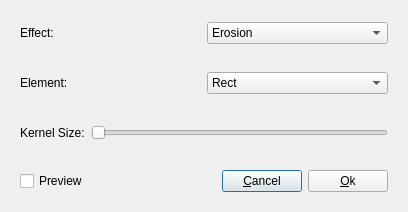
<?xml version="1.0" encoding="UTF-8"?>
<ui version="4.0">
 <class>AdjustDialog</class>
 <widget class="QDialog" name="AdjustDialog">
  <property name="geometry">
   <rect>
    <x>0</x>
    <y>0</y>
    <width>408</width>
    <height>212</height>
   </rect>
  </property>
  <property name="sizePolicy">
   <sizepolicy hsizetype="Preferred" vsizetype="MinimumExpanding">
    <horstretch>0</horstretch>
    <verstretch>0</verstretch>
   </sizepolicy>
  </property>
  <property name="windowTitle">
   <string>Adjust Dialog</string>
  </property>
  <layout class="QVBoxLayout" name="verticalLayout_2">
   <item>
    <layout class="QVBoxLayout" name="verticalLayout">
     <item>
      <widget class="QWidget" name="typeWidget" native="true">
       <property name="sizePolicy">
        <sizepolicy hsizetype="Preferred" vsizetype="Preferred">
         <horstretch>0</horstretch>
         <verstretch>0</verstretch>
        </sizepolicy>
       </property>
       <layout class="QHBoxLayout" name="horizontalLayout_4">
        <item>
         <layout class="QHBoxLayout" name="horizontalLayout">
          <item>
           <widget class="QLabel" name="label">
            <property name="text">
             <string>Effect:</string>
            </property>
           </widget>
          </item>
          <item>
           <widget class="QComboBox" name="comboType">
            <item>
             <property name="text">
              <string>Erosion</string>
             </property>
            </item>
            <item>
             <property name="text">
              <string>Dilation</string>
             </property>
            </item>
           </widget>
          </item>
         </layout>
        </item>
       </layout>
      </widget>
     </item>
     <item>
      <widget class="QWidget" name="elementWidget" native="true">
       <layout class="QHBoxLayout" name="horizontalLayout_5">
        <item>
         <layout class="QHBoxLayout" name="horizontalLayout_2">
          <item>
           <widget class="QLabel" name="label_2">
            <property name="text">
             <string>Element:</string>
            </property>
           </widget>
          </item>
          <item>
           <widget class="QComboBox" name="comboElement">
            <item>
             <property name="text">
              <string>Rect</string>
             </property>
            </item>
            <item>
             <property name="text">
              <string>Cross</string>
             </property>
            </item>
            <item>
             <property name="text">
              <string>Ellipse</string>
             </property>
            </item>
           </widget>
          </item>
         </layout>
        </item>
       </layout>
      </widget>
     </item>
     <item>
      <widget class="QWidget" name="kernelWidget" native="true">
       <layout class="QHBoxLayout" name="horizontalLayout_6">
        <item>
         <layout class="QHBoxLayout" name="horizontalLayout_3">
          <item>
           <widget class="QLabel" name="label_3">
            <property name="text">
             <string>Kernel Size:</string>
            </property>
           </widget>
          </item>
          <item>
           <widget class="QSlider" name="sizeSlider">
            <property name="maximum">
             <number>20</number>
            </property>
            <property name="orientation">
             <enum>Qt::Horizontal</enum>
            </property>
           </widget>
          </item>
         </layout>
        </item>
       </layout>
      </widget>
     </item>
    </layout>
   </item>
   <item>
    <widget class="QWidget" name="buttonWidget" native="true">
     <property name="sizePolicy">
      <sizepolicy hsizetype="Preferred" vsizetype="Fixed">
       <horstretch>0</horstretch>
       <verstretch>0</verstretch>
      </sizepolicy>
     </property>
     <layout class="QHBoxLayout" name="horizontalLayout_8">
      <item>
       <widget class="QCheckBox" name="checkPreview">
        <property name="text">
         <string>Preview</string>
        </property>
       </widget>
      </item>
      <item>
       <spacer name="horizontalSpacer">
        <property name="orientation">
         <enum>Qt::Horizontal</enum>
        </property>
        <property name="sizeHint" stdset="0">
         <size>
          <width>178</width>
          <height>20</height>
         </size>
        </property>
       </spacer>
      </item>
      <item>
       <widget class="QPushButton" name="cancelButton">
        <property name="text">
         <string>&amp;Cancel</string>
        </property>
       </widget>
      </item>
      <item>
       <widget class="QPushButton" name="okButton">
        <property name="text">
         <string>&amp;Ok</string>
        </property>
       </widget>
      </item>
     </layout>
    </widget>
   </item>
  </layout>
 </widget>
 <resources/>
 <connections>
  <connection>
   <sender>okButton</sender>
   <signal>clicked()</signal>
   <receiver>AdjustDialog</receiver>
   <slot>accept()</slot>
   <hints>
    <hint type="sourcelabel">
     <x>338</x>
     <y>175</y>
    </hint>
    <hint type="destinationlabel">
     <x>407</x>
     <y>159</y>
    </hint>
   </hints>
  </connection>
  <connection>
   <sender>cancelButton</sender>
   <signal>clicked()</signal>
   <receiver>AdjustDialog</receiver>
   <slot>reject()</slot>
   <hints>
    <hint type="sourcelabel">
     <x>261</x>
     <y>184</y>
    </hint>
    <hint type="destinationlabel">
     <x>400</x>
     <y>104</y>
    </hint>
   </hints>
  </connection>
 </connections>
</ui>
